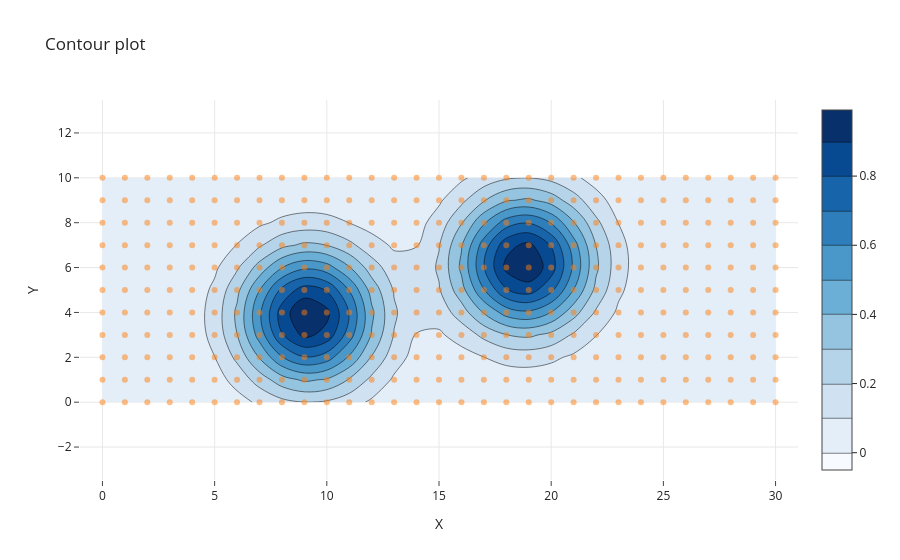

This figure's notebook cell:
### Code cell
# Traceのlistを作成
traces = [
    go.Contour(
        x=xgrid,
        y=ygrid,
        z=pp,
        colorscale='Blues'  # カラースケール
    ),  # 等高線図
    go.Scatter(
        x=xx.flatten(),
        y=yy.flatten(),
        mode='markers',
        opacity=0.5
    )   # 散布図
]

# Figureを作成
figure = go.Figure(traces, layout)

figure

### Figure 1 — Plotly figure (JSON) as saved in the notebook; plotly's stock layout.template omitted (floating-point values rounded to 4 significant figures; data arrays with more than 128 entries replaced by an {"elided": "..."} marker saying what was removed)
{"data": [{"colorscale": [[0, "rgb(247,251,255)"], [0.125, "rgb(222,235,247)"], [0.25, "rgb(198,219,239)"], [0.375, "rgb(158,202,225)"], [0.5, "rgb(107,174,214)"], [0.625, "rgb(66,146,198)"], [0.75, "rgb(33,113,181)"], [0.875, "rgb(8,81,156)"], [1, "rgb(8,48,107)"]], "type": "contour", "x": [0.0, 1.0, 2.0, 3.0, 4.0, 5.0, 6.0, 7.0, 8.0, 9.0, 10.0, 11.0, 12.0, 13.0, 14.0, 15.0, 16.0, 17.0, 18.0, 19.0, 20.0, 21.0, 22.0, 23.0, 24.0, 25.0, 26.0, 27.0, 28.0, 29.0, 30.0], "y": [0.0, 1.0, 2.0, 3.0, 4.0, 5.0, 6.0, 7.0, 8.0, 9.0, 10.0], "z": {"elided": "11x31 float values"}}, {"mode": "markers", "opacity": 0.5, "type": "scatter", "x": {"elided": "341 float values"}, "y": {"elided": "341 float values"}}], "layout": {"title": {"text": "Contour plot"}, "xaxis": {"constrain": "domain", "range": [-1, 31], "showgrid": true, "showline": false, "title": {"text": "X"}}, "yaxis": {"range": [-1, 11], "scaleanchor": "x", "scaleratio": 1, "title": {"text": "Y"}}}}
